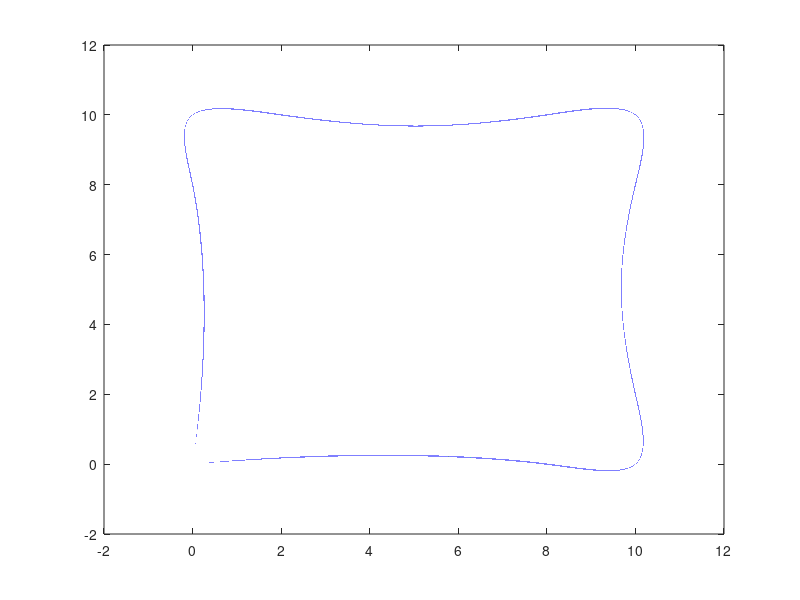
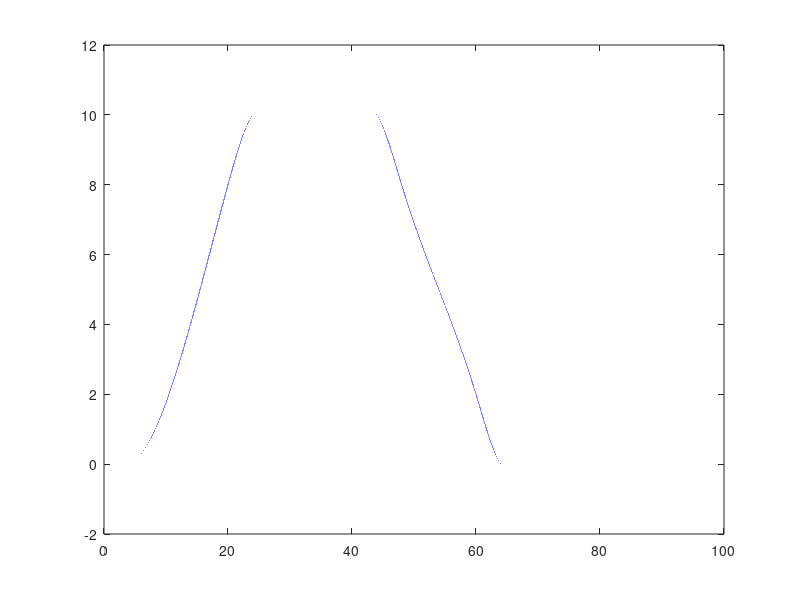
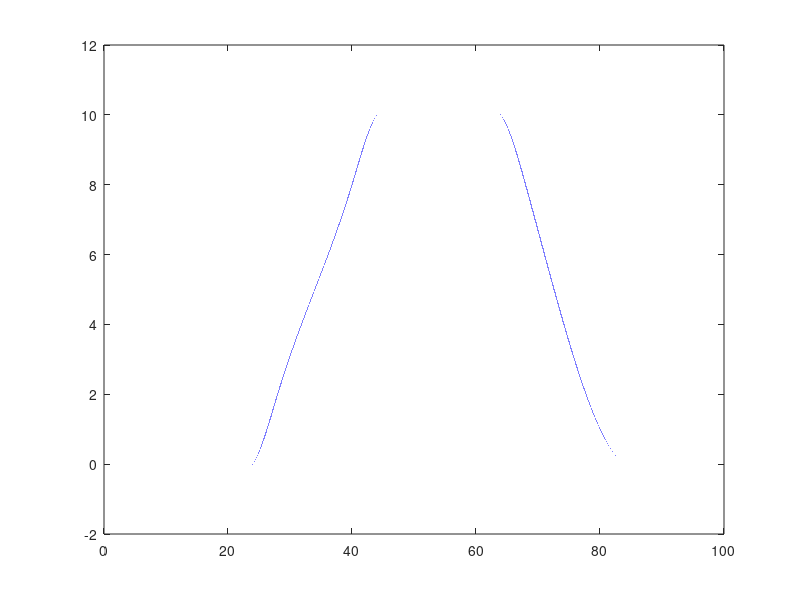

Source code (MATLAB) for these figures, in order:
clear all
clc
% Data file for advanced trajectory.

tspan = [0; 92]; % Seconds
sampling_freq = 5e3; %Hz
dt = 1/sampling_freq;
ts = tspan(1):dt:tspan(2);

A = 2;

vias = [ 
  % x     y   t
    0     0   0;
    0     0   2;
    0     0   4;
    4*A   0   20;
    5*A   0   24;
    5*A  1*A  28;
    5*A  4*A  40;
    5*A  5*A  44;
    4*A  5*A  48;
    A    5*A  60;
    0    5*A  64;
    0    4*A  68;
    0     0   84;
    0     0   88;
    0     0   92;
];

traj = zeros(2,length(ts));
traj(1,:) = spline(vias(:,3),vias(:,1),ts);
traj(2,:) = spline(vias(:,3),vias(:,2),ts);

save(".\Trajectories\adv_traj.mat")

%%
figure
plot(traj(1,:),traj(2,:))
figure
plot(ts, traj(1,:))
figure
plot(ts,traj(2,:))

% y0 = [0; 0; 0; 0; 0; 0]
